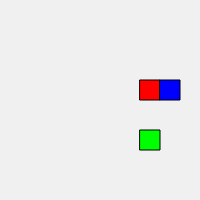
Frame 1 (no input)
Frame 60 (no input): identical to frame 1, image omitted
Frame 120 (the mouse pressed at the canvas centre since frame 60): identical to frame 1, image omitted

The p5.js sketch that drew this single still picture (run headless with seeded random() and noise() and a simulated clock; from frame 60 on, the mouse is pressed at the canvas centre):

// p5.js sketch
// ── sketch.js
// http://www.ac-grenoble.fr/disciplines/informatiquelycee/p5_base_a5.html
// push pop


function setup()
{
  createCanvas(200,200);
  background(240);
  translate(80,30);
  fill(255,0,0);
  rect(60,50,20,20);
  push();
  translate(0,50);
  fill(0,255,0);
  rect(60,50,20,20);
  pop();
  fill(0,0,255);
  rect(80,50,20,20);

}


function draw()
{
  
}
